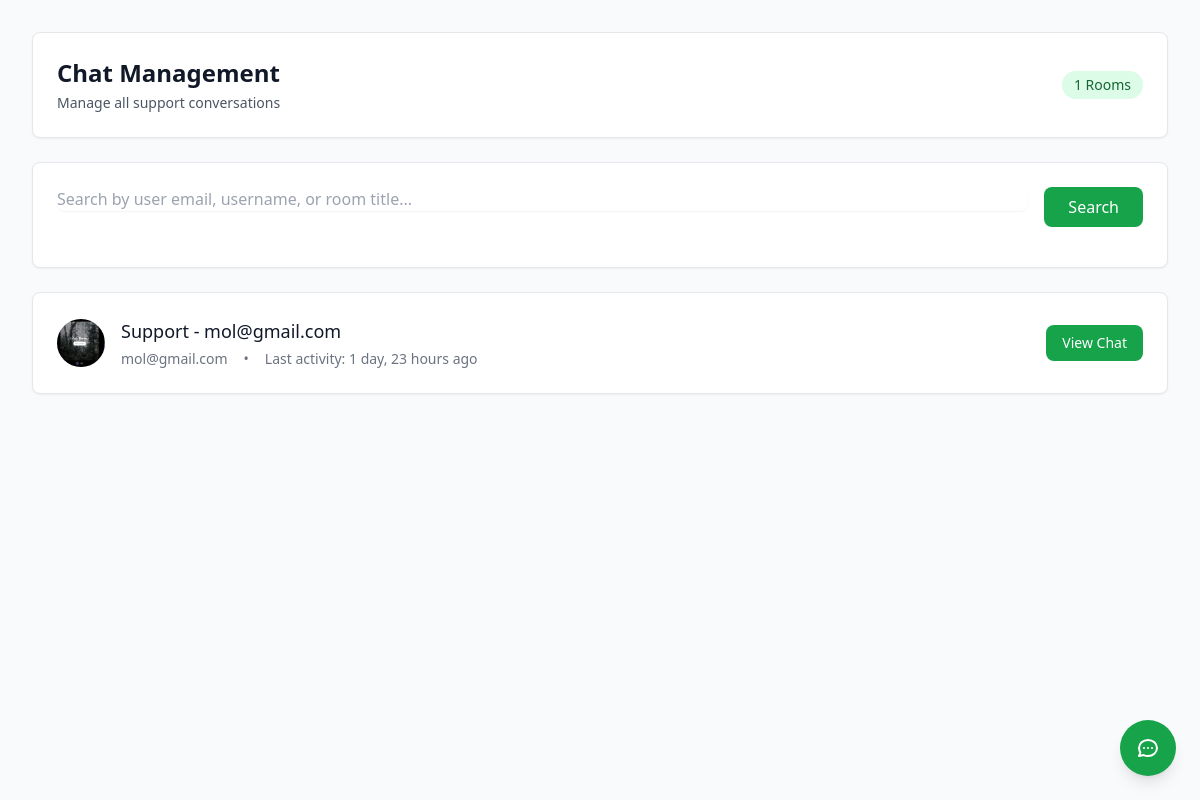
Page /chat/admin/ (signed in) on the earlier database version.
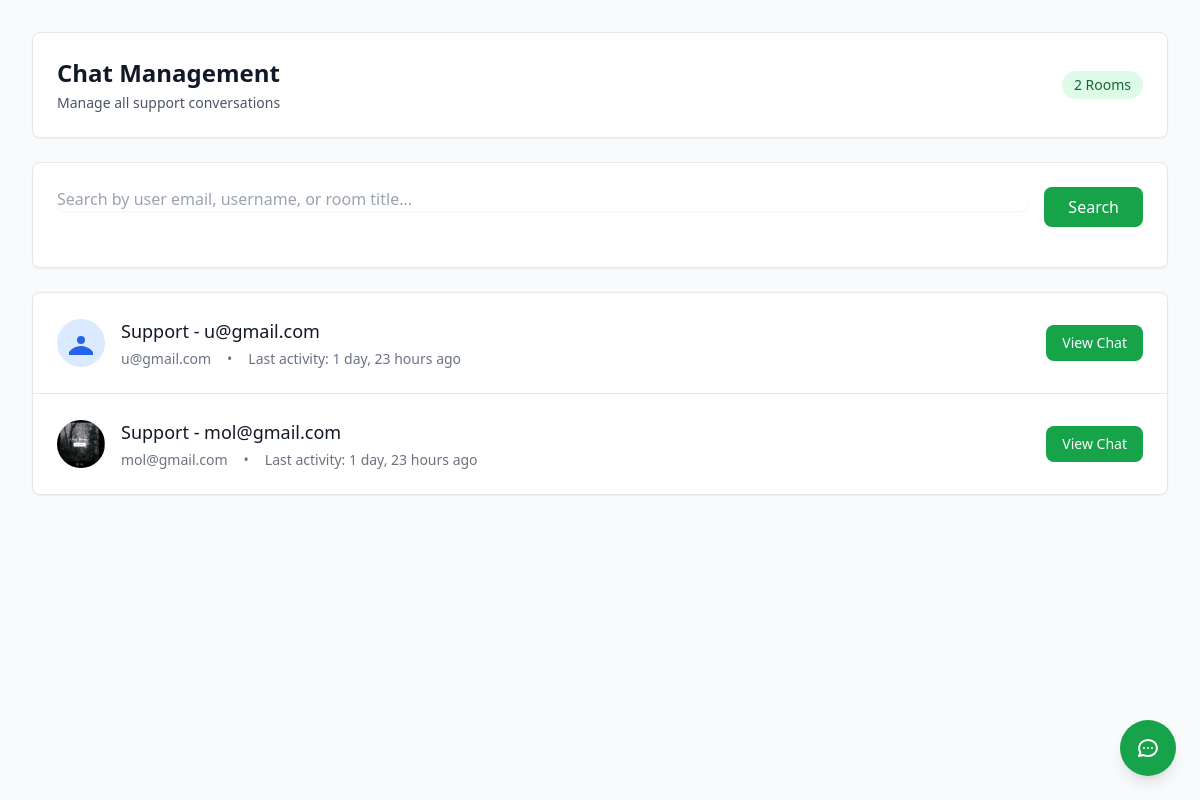
Same page on the later database version.
### chat_module/models.py (models this page shows, shortened)
class ChatRoom(models.Model):
    user = models.OneToOneField(
        settings.AUTH_USER_MODEL,
        on_delete=models.CASCADE,
        verbose_name=_('User'),
        related_name='chat_room'
    )
    title = models.CharField(_('Title'), max_length=200)
    is_active = models.BooleanField(_('Is Active'), default=True)
    created_at = models.DateTimeField(_('Created At'), auto_now_add=True)
    last_activity = models.DateTimeField(_('Last Activity'), auto_now=True)
    objects = ChatRoomManager()
    class Meta:
        verbose_name = _('Chat Room')
        verbose_name_plural = _('Chat Rooms')
        ordering = ['-last_activity']

### account_module/models.py (models this page shows, shortened)
class User(AbstractBaseUser, PermissionsMixin):
    email = models.EmailField(_('Email address'), unique=True)
    username = models.CharField(_('Username'), max_length=50, unique=True, blank=True, null=True)
    avatar = models.ImageField(_('Avatar'), upload_to='images/profiles/', blank=True, null=True)
    phone_number = models.CharField(_('Phone number'), max_length=15)
    email_active_code = models.CharField(_('Email verification code'), max_length=200, blank=True)
    is_email_verified = models.BooleanField(_('Email verified'), default=False)
    pending_email = models.EmailField(_('Pending email'), blank=True, null=True)
    old_email_verification_code = models.CharField(_('Old email verification code'), max_length=6, blank=True)
    old_email_verified = models.BooleanField(_('Old email verified'), default=False)
    email_change_initiated_at = models.DateTimeField(_('Email change initiated at'), blank=True, null=True)
    last_login_ip = models.GenericIPAddressField(_('Last login IP'), blank=True, null=True)
    password_reset_token = models.UUIDField(_('Password reset token'), blank=True, null=True)
    password_reset_token_created_at = models.DateTimeField(_('Password reset token created at'), blank=True, null=True)
    is_active = models.BooleanField(_('Is active'), default=False)
    is_staff = models.BooleanField(_('Is staff'), default=False)
    date_joined = models.DateTimeField(_('Date joined'), auto_now_add=True)
    updated_at = models.DateTimeField(_('Updated at'), auto_now=True)
    objects = UserManager()
    USERNAME_FIELD = 'email'
    REQUIRED_FIELDS = []
    class Meta:
        verbose_name = 'User'
        verbose_name_plural = 'Users'

### chat_module/views.py (the view)
# urls.py: path('admin/', views.admin_chat_list, name='admin_list'),
@staff_member_required
def admin_chat_list(request):
    search_query = request.GET.get('search', '')
    rooms = ChatRoom.objects.active_rooms().select_related('user')
    if search_query:
        rooms = rooms.filter(
            Q(user__email__icontains=search_query) |
            Q(user__username__icontains=search_query) |
            Q(title__icontains=search_query)
        )
    rooms = rooms.annotate(
        unread_count=Count('messages', filter=Q(
            messages__author__is_staff=False,
            messages__is_read=False
        ))
    )
    paginator = Paginator(rooms, 20)
    page_number = request.GET.get('page')
    rooms_page = paginator.get_page(page_number)
    return render(request, 'chat_module/admin_chat_list.html', {
        'rooms': rooms_page,
        'search_query': search_query
    })

### chat_module/models.py (called while the page is built)
    def active_rooms(self):
        return self.filter(is_active=True).order_by('-last_activity')

### chat_module/templates/chat_module/admin_chat_list.html (shortened to what this page needs)
{% extends 'base.html' %}
{% load static %}
{% block content %}
<div class="min-h-screen bg-gray-50 py-8">
    <div class="max-w-7xl mx-auto px-4 sm:px-6 lg:px-8">
        <div class="bg-white rounded-lg shadow-sm border border-gray-200 mb-6 p-6">
            <div class="flex items-center justify-between">
                <div>
                    <h1 class="text-2xl font-bold text-gray-900">Chat Management</h1>
                    <p class="text-sm text-gray-600 mt-1">Manage all support conversations</p>
                </div>
                <div class="flex items-center space-x-4">
                    <div class="bg-green-100 px-3 py-1 rounded-full">
                        <span class="text-sm font-medium text-green-800">{{ rooms.paginator.count }} Rooms</span>
                    </div>
                </div>
            </div>
        </div>
        <div class="bg-white rounded-lg shadow-sm border border-gray-200 mb-6 p-6">
            <form method="get" class="flex space-x-4">
                <div class="flex-1">
                    <input
                        type="text"
                        name="search"
                        value="{{ search_query }}"
                        placeholder="Search by user email, username, or room title..."
                        class="block w-full rounded-lg border-gray-300 shadow-sm focus:border-green-500 focus:ring-green-500"
                    >
                </div>
                <button
                    type="submit"
                    class="bg-green-600 text-white px-6 py-2 rounded-lg hover:bg-green-700 focus:outline-none focus:ring-2 focus:ring-green-500 focus:ring-offset-2 transition duration-150 ease-in-out"
                >
                    Search
                </button>
            </form>
        </div>
        <div class="bg-white rounded-lg shadow-sm border border-gray-200">
            {% if rooms %}
                <div class="divide-y divide-gray-200">
                    {% for room in rooms %}
                        <div class="p-6 hover:bg-gray-50 transition duration-150 ease-in-out">
                            <div class="flex items-center justify-between">
                                <div class="flex items-center space-x-4 flex-1">
                                    <div class="w-12 h-12 rounded-full overflow-hidden bg-gray-200 flex-shrink-0">
                                        {% if room.user.avatar %}
                                            <img src="{{ room.user.avatar.url }}" alt="Avatar" class="w-full h-full object-cover">
                                        {% else %}
                                            <div class="w-full h-full bg-blue-100 flex items-center justify-center">
                                                <svg class="w-6 h-6 text-blue-600" fill="currentColor" viewBox="0 0 24 24">
                                                    <path d="M24 20.993V24H0v-2.996A14.977 14.977 0 0112.004 15c4.904 0 9.26 2.354 11.996 5.993zM16.002 8.999a4 4 0 11-8 0 4 4 0 018 0z"/>
                                                </svg>
                                            </div>
                                        {% endif %}
                                    </div>
                                    <div class="flex-1 min-w-0">
                                        <div class="flex items-center space-x-2">
                                            <h3 class="text-lg font-medium text-gray-900 truncate">{{ room.title }}</h3>
                                        </div>
                                        <div class="mt-1 flex items-center space-x-4 text-sm text-gray-500">
                                            <span>{{ room.user.email }}</span>
                                            <span>•</span>
                                            <span>Last activity: {{ room.last_activity|timesince }} ago</span>
                                        </div>
                                    </div>
                                </div>
                                <div class="flex items-center space-x-4">
                                    <a
                                        href="{% url 'chat_module:admin_room' room.id %}"
                                        class="bg-green-600 text-white px-4 py-2 rounded-lg hover:bg-green-700 transition duration-150 ease-in-out text-sm font-medium"
                                    >
                                        View Chat
                                    </a>
                                </div>
                            </div>
                        </div>
                    {% endfor %}
                </div>
            {% endif %}
        </div>
    </div>
</div>
{% endblock %}

### templates/base.html (shortened to what this page needs)
{% load render_partial %}
<html>
<head>
    {% load static %}
    <link href="{% static 'css/output.css' %}" rel="stylesheet" />
</head>
<body>
    {% block content %}{% endblock %}
    {% if request.user.is_authenticated %}
        <div class="fixed bottom-6 right-6 z-50">
            <a
                href="{% if request.user.is_staff %}{% url 'chat_module:admin_list' %}{% else %}{% url 'chat_module:user_chat' %}{% endif %}"
                class="bg-green-600 hover:bg-green-700 text-white p-4 rounded-full shadow-lg hover:shadow-xl transition-all duration-300 ease-in-out flex items-center justify-center group"
            >
                <svg class="w-6 h-6" fill="none" stroke="currentColor" viewBox="0 0 24 24">
                    <path stroke-linecap="round" stroke-linejoin="round" stroke-width="2" d="M8 12h.01M12 12h.01M16 12h.01M21 12c0 4.418-4.03 8-9 8a9.863 9.863 0 01-4.255-.949L3 20l1.395-3.72C3.512 15.042 3 13.574 3 12c0-4.418 4.03-8 9-8s9 3.582 9 8z"/>
                </svg>
            </a>
        </div>
    {% endif %}
</body>
</html>

Differences in the rows shown:
added ChatRoom: title "Support - u@gmail.com", user.email "u@gmail.com", last_activity "1 day, 23 hours"
Other differences:
{{ rooms.paginator.count }}: "1" → "2"
